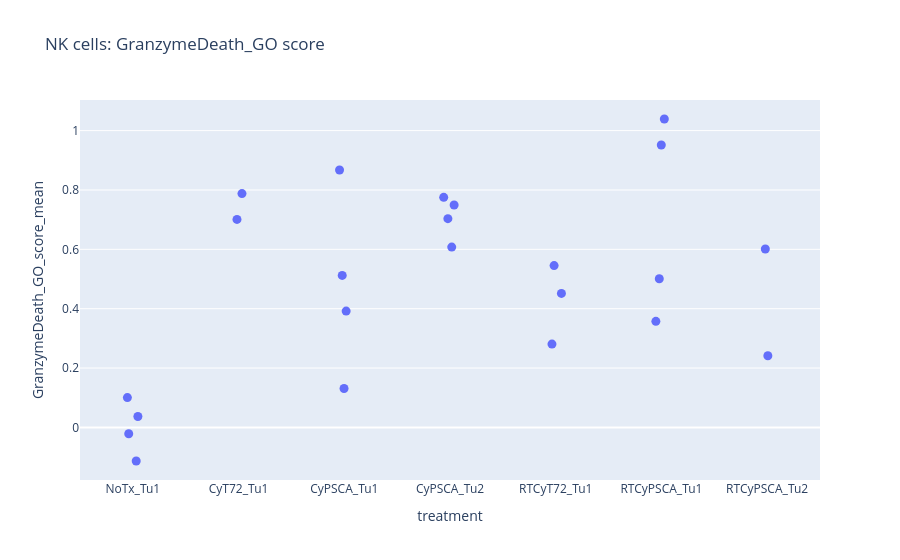

This figure's notebook cell:
### Code cell
import plotly.express as px

metric = "GranzymeDeath_GO_score_mean"

plot_df = nk_pathway_summary_filt.loc[
    nk_pathway_summary_filt["treatment"].isin(plot_order)
].copy()

fig = px.strip(
    plot_df,
    x="treatment",
    y=metric,
    category_orders={"treatment": plot_order},
    hover_data=[
        "tissue",
        "condition",
        "tumor_loc",
        "replicate_num",
        "treatment",
        "n_nk",
        metric,
    ],
    title="NK cells: GranzymeDeath_GO score"
)

fig.update_traces(jitter=0.25, marker_size=9)
fig.show()

### Figure 1 — Plotly figure (JSON) as saved in the notebook; plotly's stock layout.template omitted (floating-point values rounded to 4 significant figures)
{"data": [{"alignmentgroup": "True", "boxpoints": "all", "customdata": [["CyPSCA_1_1", "CyPSCA", "1", "1", 2400], ["CyPSCA_1_2", "CyPSCA", "1", "2", 722], ["CyPSCA_1_3", "CyPSCA", "1", "3", 247], ["CyPSCA_1_4", "CyPSCA", "1", "4", 252], ["CyPSCA_2_1", "CyPSCA", "2", "1", 266], ["CyPSCA_2_2", "CyPSCA", "2", "2", 61], ["CyPSCA_2_3", "CyPSCA", "2", "3", 3], ["CyPSCA_2_4", "CyPSCA", "2", "4", 2671], ["CyT72_1_2", "CyT72", "1", "2", 154], ["CyT72_1_4", "CyT72", "1", "4", 340], ["NoTx_1_1", "NoTx", "1", "1", 19], ["NoTx_1_2", "NoTx", "1", "2", 116], ["NoTx_1_3", "NoTx", "1", "3", 181], ["NoTx_1_4", "NoTx", "1", "4", 342], ["RTCyPSCA_1_2", "RTCyPSCA", "1", "2", 34], ["RTCyPSCA_1_3", "RTCyPSCA", "1", "3", 102], ["RTCyPSCA_1_4", "RTCyPSCA", "1", "4", 78], ["RTCyPSCA_1_5", "RTCyPSCA", "1", "5", 10], ["RTCyPSCA_2_3", "RTCyPSCA", "2", "3", 298], ["RTCyPSCA_2_4", "RTCyPSCA", "2", "4", 1091], ["RTCyT72_1_1", "RTCyT72", "1", "1", 7], ["RTCyT72_1_2", "RTCyT72", "1", "2", 465], ["RTCyT72_1_4", "RTCyT72", "1", "4", 47]], "fillcolor": "rgba(255,255,255,0)", "hoveron": "points", "hovertemplate": "treatment=%{x}<br>GranzymeDeath_GO_score_mean=%{y}<br>tissue=%{customdata[0]}<br>condition=%{customdata[1]}<br>tumor_loc=%{customdata[2]}<br>replicate_num=%{customdata[3]}<br>n_nk=%{customdata[4]}<extra></extra>", "jitter": 0.25, "legendgroup": "", "line": {"color": "rgba(255,255,255,0)"}, "marker": {"color": "#636efa", "size": 9}, "name": "", "offsetgroup": "", "orientation": "v", "pointpos": 0, "showlegend": false, "type": "box", "x": ["CyPSCA_Tu1", "CyPSCA_Tu1", "CyPSCA_Tu1", "CyPSCA_Tu1", "CyPSCA_Tu2", "CyPSCA_Tu2", "CyPSCA_Tu2", "CyPSCA_Tu2", "CyT72_Tu1", "CyT72_Tu1", "NoTx_Tu1", "NoTx_Tu1", "NoTx_Tu1", "NoTx_Tu1", "RTCyPSCA_Tu1", "RTCyPSCA_Tu1", "RTCyPSCA_Tu1", "RTCyPSCA_Tu1", "RTCyPSCA_Tu2", "RTCyPSCA_Tu2", "RTCyT72_Tu1", "RTCyT72_Tu1", "RTCyT72_Tu1"], "x0": " ", "xaxis": "x", "y": [0.1313, 0.5121, 0.8674, 0.392, 0.7034, 0.7494, 0.7753, 0.6076, 0.7878, 0.7008, 0.03686, -0.1131, 0.1005, -0.02125, 0.3574, 0.9515, 1.039, 0.5008, 0.2415, 0.601, 0.2808, 0.5452, 0.4514], "y0": " ", "yaxis": "y"}], "layout": {"boxmode": "group", "legend": {"tracegroupgap": 0}, "title": {"text": "NK cells: GranzymeDeath_GO score"}, "xaxis": {"anchor": "y", "categoryarray": ["NoTx_Tu1", "CyT72_Tu1", "CyPSCA_Tu1", "CyPSCA_Tu2", "RTCyT72_Tu1", "RTCyPSCA_Tu1", "RTCyPSCA_Tu2"], "categoryorder": "array", "domain": [0, 1], "title": {"text": "treatment"}}, "yaxis": {"anchor": "x", "domain": [0, 1], "title": {"text": "GranzymeDeath_GO_score_mean"}}}}
